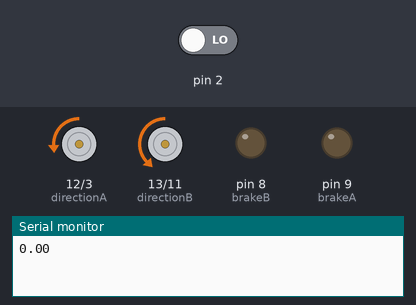
Recording of a sketch running on a simulated Arduino Uno, built with avr-gcc and run on an emulated ATmega328P. Shown: direction and speed pins drawn as motors (green arrow = direction pin HIGH = forward, orange = LOW = backward, longer = more drive), output pins drawn as LEDs (lit = HIGH), the last lines printed to the serial monitor. The test bench sets the inputs (shaded band); at power-on: pin 2 LOW. The ROS host is connected and sends only what is stated.

Above: at 0.1 s.
At 0.81 s:
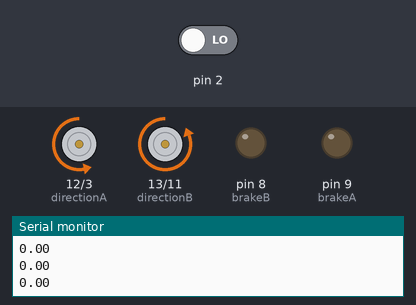
At 1.5 s:
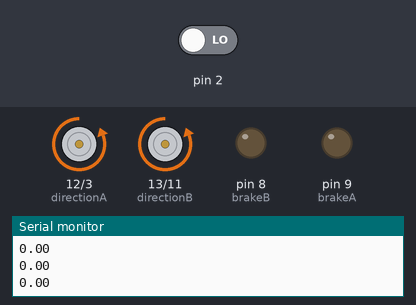
Timing chart, 0 to 3.0 s (numbered marks = the images above):
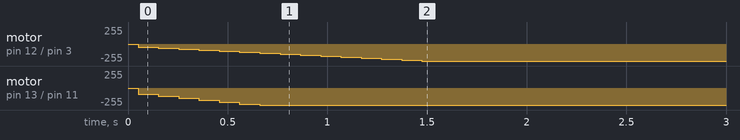

The sketch:

two_pid_motors.ino
```cpp
/*
 * Control two dc motors (PID) for the little_bas differential
 * drive robot.
 *
 * For this tutorial we will need to wire the encoders to the tinker kit
 * pins. For that purpose check on this reference:
 *
 * http://arduino.stackexchange.com/questions/604/arduino-motor-shield-orange-white-pin-usage
 *
 * Author: Oscar Lima (olima_84@yahoo.com)
 *
 */

//******************************************
//Libraries
//******************************************
#include <ros.h>
#include <Arduino.h>
#include <PID_v1.h>

//******************************************
//ROS (robot operating system) related stuff
//******************************************
ros::NodeHandle nh;

//******************************************
//PWM related variables
//******************************************
// arduino motor shield pins definition
int pwmA = 3;
int pwmB = 11;
int directionA = 12;
int directionB = 13;
int brakeA = 9;
int brakeB = 8;
int currentA = 0; //current sensor read analog port
int currentB = 1; //current sensor read analog port
// finish motor pin definition

int pwm_duty_cycle_valueA = 0;
int pwm_duty_cycle_valueB = 0;

//*******************************************
//Speedometer related variables
//*******************************************
//interruption #0 related to pin2 in arduino
#define EncoderInterruptA 0
//interruption #1 related to pin3 in arduino
#define EncoderInterruptB 1

volatile long encoder_ticksA = 0;
volatile long encoder_ticksB = 0;
unsigned long current_time = 1;
unsigned long delta_time = 1;
unsigned long previous_time = 1;
float angular_speedA = 0.0;
float angular_speedB = 0.0;

//********************************************
//PID controller variables
//********************************************
double inputA, outputA;
double inputB, outputB;
double set_pointA = 5;
double set_pointB = 10;
//setup PID, and controller Kp, Ki, Kd constants
int kp = 6; //6,10,0 also good, a bit slower
int ki = 30;
int kd = 0;
int delay_wait_for_ticks = 50; //sampling time for ticks in ms

PID myPIDA(&inputA, &outputA, &set_pointA, kp, ki, kd, DIRECT);
PID myPIDB(&inputB, &outputB, &set_pointB, kp, ki, kd, DIRECT);

void InterruptA()
{
	//incrementing ticks by one
	encoder_ticksA++;
}

void InterruptB()
{
	//incrementing ticks by one
	encoder_ticksB++;
}

void setup()
{
	//initialize node
	nh.initNode();

	//initialize serial port at 9600 BAUD speed
	Serial.begin(9600);

	//PWM setup
		// initialize pins as input or output accordingly
		pinMode(pwmA, OUTPUT);
		pinMode(pwmB, OUTPUT);
		pinMode(directionA, OUTPUT);
		pinMode(directionB, OUTPUT);
		pinMode(brakeA, OUTPUT);
		pinMode(brakeB, OUTPUT);
		pinMode(currentA, INPUT);
		pinMode(currentB, INPUT);

		//Disable the brake
		digitalWrite(brakeA, LOW);
		digitalWrite(brakeB, LOW);

		//setting pwm frequency to 31372.55 hz
		TCCR2B = TCCR2B & 0b11111000 | 0x01;

	//Motor speedometer
		//setup an interruption on pin 2 of arduino uno board with InterruptA callback name
		attachInterrupt(EncoderInterruptA, InterruptA, RISING);
		attachInterrupt(EncoderInterruptB, InterruptB, RISING);

	//PID controller
		//Enable PID controller (off by default)
		myPIDA.SetMode(AUTOMATIC); //MANUAL = PID off
		myPIDB.SetMode(AUTOMATIC); //MANUAL = PID off

}

void loop()
{

	//compute motor angular speed in ticks / 0.25 sec
		//reset ticks
		encoder_ticksA = 0;
		encoder_ticksB = 0;
		//getting the current time
		previous_time = millis();
		//wait for ticks
		delay(delay_wait_for_ticks);
		//getting current time
		current_time = millis();
		//computing the difference in time (should be around the same value as the delay)
		delta_time = current_time - previous_time;
		//computing average angular speed in ticks per milisecond
		angular_speedA = (float)encoder_ticksA / (float)delta_time;
		angular_speedB = (float)encoder_ticksB / (float)delta_time;
		//send speed through serial port
		Serial.print(angular_speedA);
		//carriage return for nice output on terminal
		Serial.print("\n");

	//PID controller
		inputA = (double)angular_speedA;
		inputB = (double)angular_speedB;
		myPIDA.Compute();
		myPIDB.Compute();
		if(pwm_duty_cycle_valueA > 255) pwm_duty_cycle_valueA = 255;
		if(pwm_duty_cycle_valueB > 255) pwm_duty_cycle_valueB = 255;
		if(pwm_duty_cycle_valueA < 0) pwm_duty_cycle_valueA = 0;
		if(pwm_duty_cycle_valueB < 0) pwm_duty_cycle_valueB = 0;
		pwm_duty_cycle_valueA = outputA;
		pwm_duty_cycle_valueB = outputB;

	//write pwm value in port
	analogWrite(pwmA, pwm_duty_cycle_valueA);
	analogWrite(pwmB, pwm_duty_cycle_valueB);

	//hear for callbacks comming from the ros network
	nh.spinOnce();
}
```

Measured:
- by itself, motor on pin 12 (directionA) / pin 3 (pwmA): moves from stopped to backward 255/255 over 1.4 s
- by itself, motor on pin 13 (directionB) / pin 11 (pwmB): moves from stopped to backward 255/255 over 0.61 s
